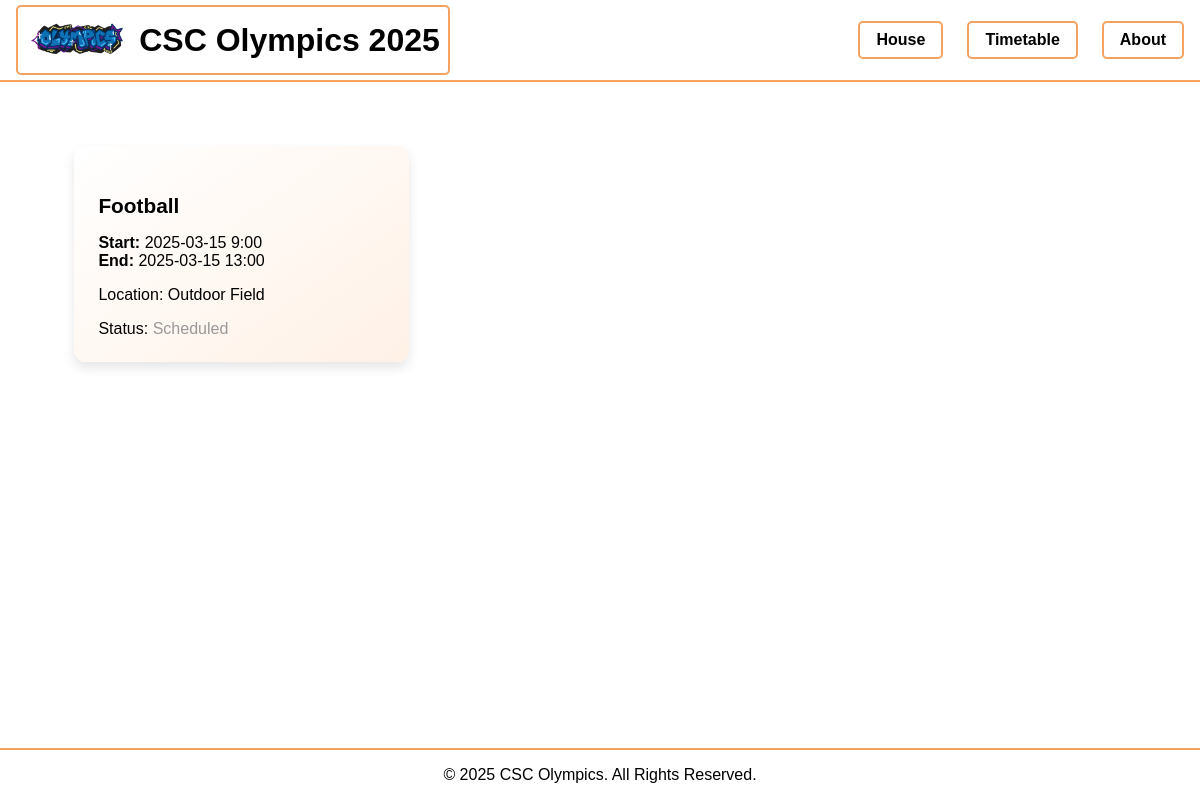
The page / on the database its author committed.
### app/models.py (models this page shows, shortened)
class Match_info(db.Model):
    __tablename__ = "match_info"
    id = db.Column(db.Integer, primary_key=True, autoincrement=True)
    name = db.Column(db.TEXT)
    start_time = db.Column(db.TEXT)
    end_time = db.Column(db.TEXT)
    description = db.Column(db.TEXT)
    manual_1st_player_id = db.Column(db.Integer)
    manual_2nd_player_id = db.Column(db.Integer)
    manual_3rd_player_id = db.Column(db.Integer)
    hex_icon = db.Column(db.TEXT)
    status = db.Column(db.Integer, default=0)
    pair_id = db.Column(db.Integer, nullable=True)
    category = db.Column(db.String(20))

### app/routes.py (the view)
@bp.route('/home')
@bp.route('/')
def home():
    matches = Match_info.query.order_by(Match_info.status.desc()).all()
    print(f"DEBUG: Retrieved {len(matches)} matches from database.")
    for match in matches:
        icon = match.hex_icon if match.hex_icon is not None else 'None'
        print(f"DEBUG: Match ID {match.id} has hex_icon '{icon}'")
    context = {
        'matches': matches,
        'route': 'home',
        'is_authenticated': False,
    }
    return render_template('all_matches.html', **context)

### app/templates/all_matches.html (shortened to what this page needs)
{% extends "base.html" %}
{% block content %}
<div class="container">
  <div class="match-list">
      {% for match in matches %}
      <a href="{{ url_for('main.match_view', match_id=match.id) }}" class="match-item">
          <div class="match-details">
              <h3>{{ match.name }}</h3>
              <div class="time-range">
                  <strong>Start:</strong> {{ match.start_time }}<br>
                  <strong>End:</strong> {{ match.end_time }}
              </div>
              <div class="description">
                  {{ match.description }}
              </div>
              <div class="status">
                 Status:
                {% if match.status == 0 %}
                    <span class="not-started">Scheduled</span>
                {% elif match.status == 1 %}
                    <span class="in-process">In Progress</span>
                {% elif match.status == 2 %}
                    <span class="ended">Completed</span>
                 {% else %}
                     <span class="unknown">Unknown Status</span>
                 {% endif %}
              </div>
          </div>
      </a>
      {% endfor %}
  </div>
</div>
{% endblock %}

### rows shown on the page
Match_info: name "Football", start_time "2025-03-15 9:00", end_time "2025-03-15 13:00", description "Location: Outdoor Field", status "Scheduled"
